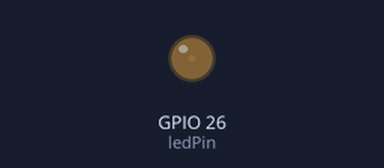
Bench run of a sketch on a simulated ESP32. Parts: output pins drawn as LEDs (lit = HIGH).

Above: at 0.05 s.
At 2.3 s:
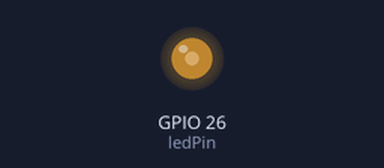
At 4.6 s:
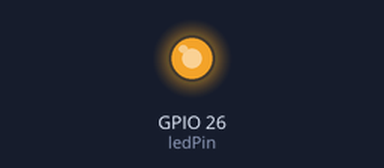
At 9.2 s:
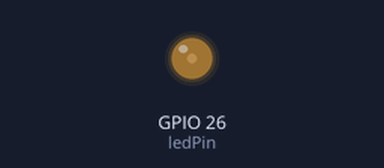
Timing chart, 0 to 13.3 s (numbered marks = the images above):
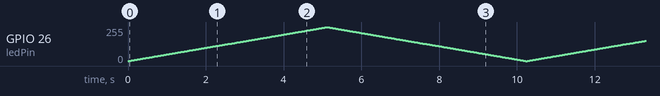

The sketch:

PWM.ino
```cpp
/**********************************************************
* Program   : PWM_Testing
* By
Sederhana
: Assoc. Prof. Dr. Basuki Rahmat, S.Si, MT, ITS-AI,
*
Assoc. Prof. Dr. Muljono, S.Si, M.Kom, et al
* Pro. Team : i-ot.net, io-t.net
* R. Group   : Intelligent Control, Robotics and Automation Systems Research Group
* Univ.
: Universitas Pembangunan Nasional "Veteran" Jawa Timur
* Country     : Indonesia
*********************************************************/

// the number of the LED pin

const int ledPin = 26;

// setting PWM properties
const int freq = 5000;
const int ledChannel = 0;
const int resolution = 8;

void setup(){
  // configure LED PWM functionalitites
  ledcSetup(ledChannel, freq, resolution);

  // attach the channel to the GPIO to be controlled
  ledcAttachPin(ledPin, ledChannel);
}

void loop(){
  // increase the LED brightness
  for(int dutyCycle = 0; dutyCycle <= 255; dutyCycle++){
    // changing the LED brightness with PWM
    ledcWrite(ledChannel, dutyCycle);
    delay(20);
  }

  // decrease the LED brightness
  for(int dutyCycle = 255; dutyCycle >= 0; dutyCycle--){
    // changing the LED brightness with PWM
    ledcWrite(ledChannel, dutyCycle);
    delay(20);
  }
} 
```
